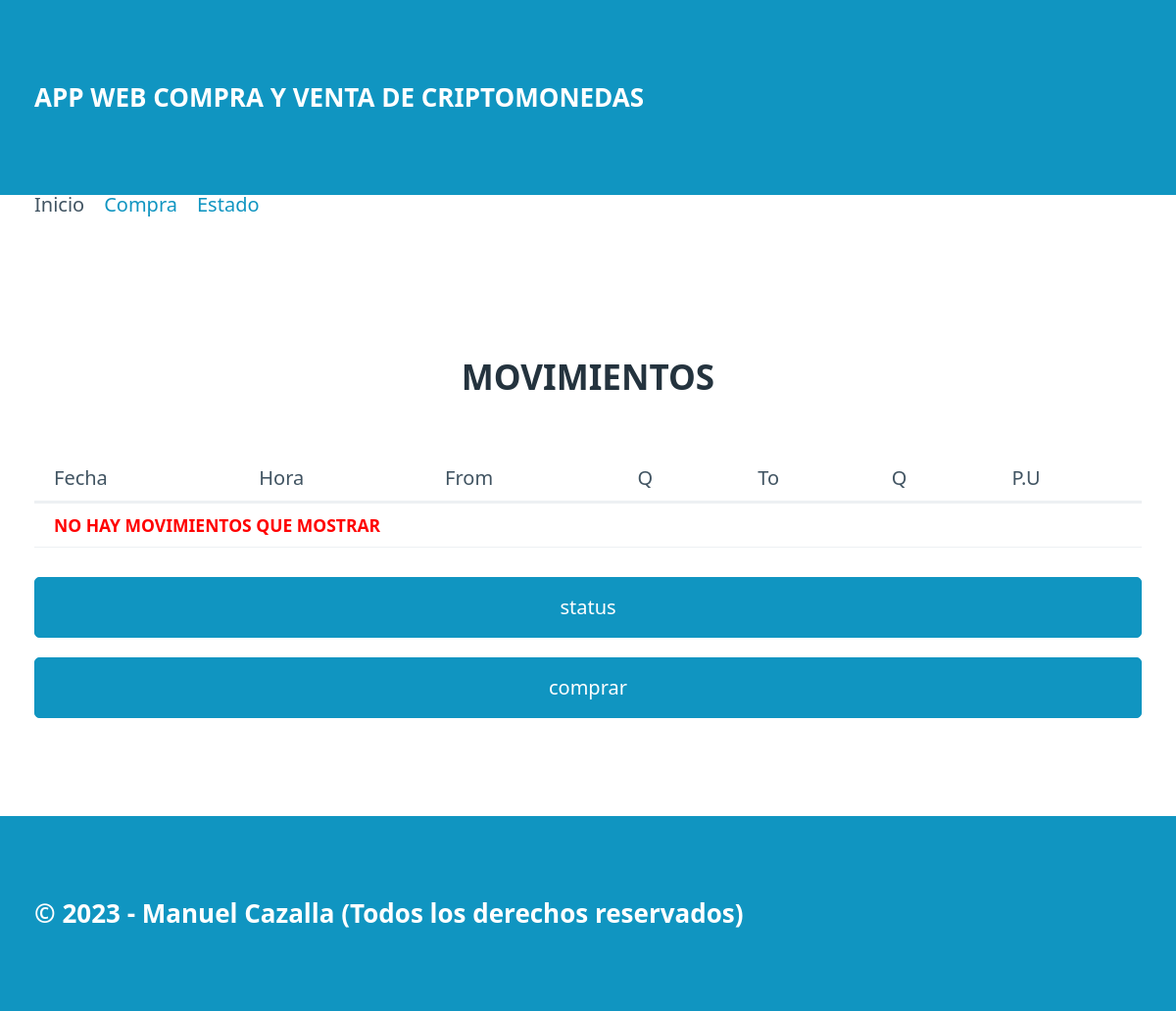
Before: / with the older database file.
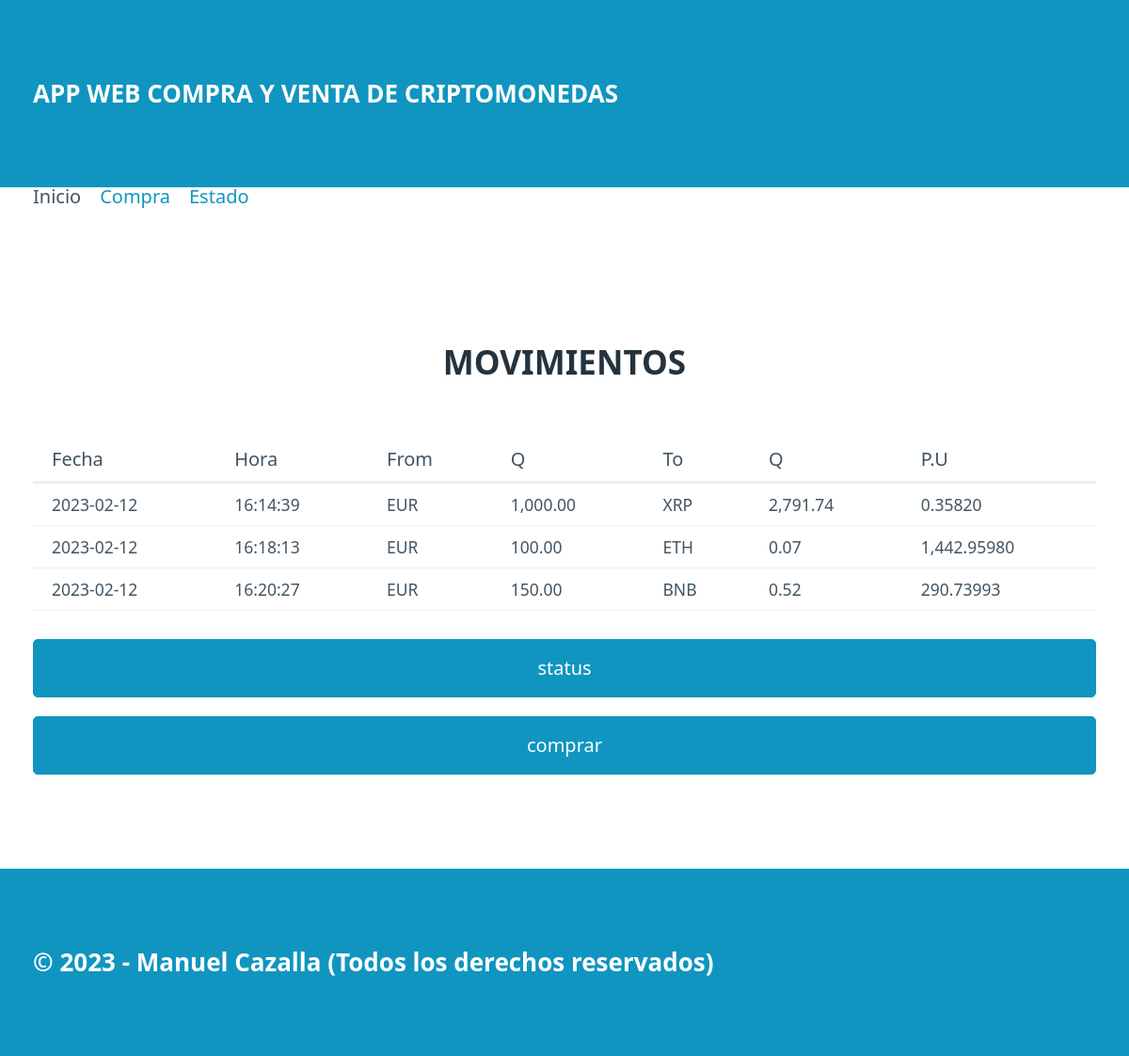
After: the same page with the newer database file.
### tables this page shows
CREATE TABLE "movimientos" (
	"id"	INTEGER,
	"date"	TEXT NOT NULL,
	"time"	TEXT NOT NULL,
	"moneda_from"	TEXT NOT NULL,
	"cantidad_from"	REAL,
	"moneda_to"	TEXT NOT NULL,
	"cantidad_to"	REAL,
	PRIMARY KEY("id" AUTOINCREMENT)
);

### blockchain/routes.py (the view)
@app.route("/")
def index():
    try:
        sqlite = ConecSqlite(ORIGIN_DATA)
        movimientos = sqlite.consultaSqlite("SELECT * from movimientos")
        return render_template("index.html",movements=  movimientos, puntero = "index.html",pageTitle ="movimimentos")
    except:
        flash("Base de datos no disponible,intentelo más tarde por favor")
        return render_template("index.html")

### blockchain/models.py (called while the page is built)
     def consultaSqlite(self,consulta):
            con = sqlite3.connect(self.ruta)
            cur = con.cursor()
            cur.execute(consulta)
            resultado = []
            columnas = cur.description
            filas = cur.fetchall()
            for dato in filas:
                movimiento = {}
                posicion = 0
                for nombre in columnas:
                    movimiento[nombre[0]] = dato[posicion]
                    posicion += 1
                resultado.append(movimiento)
            con.close()
            return resultado

### blockchain/templates/index.html
{% extends "base.html" %}
{% block section%}
        <table>
            <div class = "h2">
                <h2>MOVIMIENTOS</h2>
            </div>
            <thead>
               <tr>
                    <th>Fecha</th>
                    <th>Hora</th>
                    <th>From</th>
                    <th>Q</th>
                    <th>To</th>
                    <th>Q</th>
                    <th>P.U</th>
                </tr>
            </thead>
            <tbody>
                {% if movements %}
                {% for movement in movements %}
                <tr>
                    <td>{{movement.date}}</td>
                    <td>{{movement.time}}</td>
                    <td>{{movement.moneda_from}}</td>
                    <td>{{"{:,.2f}".format(movement.cantidad_from)}}</td>
                    <td>{{movement.moneda_to}}</td>
                    <td>{{"{:,.2f}".format (movement.cantidad_to)}}</td>
                    <td>{{"{:,.5f}".format(movement.cantidad_from / movement.cantidad_to)}}</td>
                </tr>
                {% endfor %}
                {% else%}
                <tr>
                    <td colspan="7" class="lista-vacia">NO HAY MOVIMIENTOS QUE MOSTRAR</td>
                </tr>
                {%endif%}
            </tbody>
        </table>
        <a href="/status"><button class ="status" method="POST">status</button></a>
        <a href="/purchase"><button class="comprar" method="POST">comprar</button></a>
{% endblock %}

### blockchain/templates/base.html (shortened to what this page needs)
<html lang="es">
<head>
    <link rel="stylesheet" href="/static/css/pico.css">
    <link rel="stylesheet" href="/static/css/styles.css">
</head>
<body>
    <header>
        <div class="container">
            APP WEB COMPRA Y VENTA DE CRIPTOMONEDAS
        </div>
    </header>
    <nav class="container">
        <ul>
            <li>
                {% if puntero == "index.html" %}
                <span>Inicio</span>
            </li>
            <li>
                <a href="/purchase">Compra</a>
            </li>
            <li>
                <a href="/status">Estado</a>
            </li>
        </ul>
        {% endif %}
    </nav>
    <nav class="container">
        <ul>
            <li>
    </nav>
    <nav class="container">
        <ul>
            <li>
    </nav>
    <section class="container">
       {% block section %}{% endblock %}
    </section>
    <footer>
        <div class="container">
            &copy; 2023 - Manuel Cazalla (Todos los derechos reservados)
        </div>
    </footer>
</body>
</html>

### blockchain/static/css/styles.css (style rules this page uses)
header, footer { background-color: var(--primary); color: var(--primary-inverse); font-size: 1.3em; font-weight: bold; }
body { min-height: 100vh; display: grid; grid-template-rows: auto 20px 1fr auto; margin: 0; }
.h2 { text-align: center; }

Changed rows visible on the page:
added movimientos: date "2023-02-12", time "16:14:39", moneda_from "EUR", cantidad_from "1,000.00", moneda_to "XRP", cantidad_to "2,791.74", movement.cantidad_from/movement.cantidad_to "0.35820"
added movimientos: date "2023-02-12", time "16:18:13", moneda_from "EUR", cantidad_from "100.00", moneda_to "ETH", cantidad_to "0.07", movement.cantidad_from/movement.cantidad_to "1,442.95980"
added movimientos: date "2023-02-12", time "16:20:27", moneda_from "EUR", cantidad_from "150.00", moneda_to "BNB", cantidad_to "0.52", movement.cantidad_from/movement.cantidad_to "290.73993"
Other visible differences:
text no longer shown: "NO HAY MOVIMIENTOS QUE MOSTRAR"
